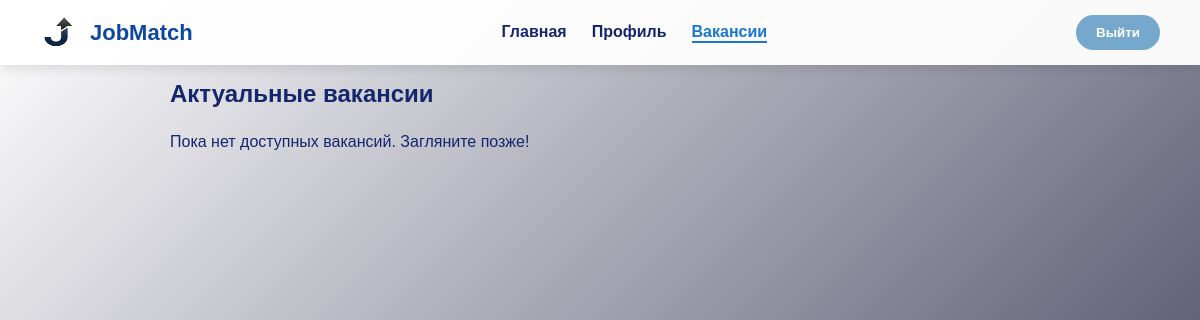
The app's page /jobs/, older data.
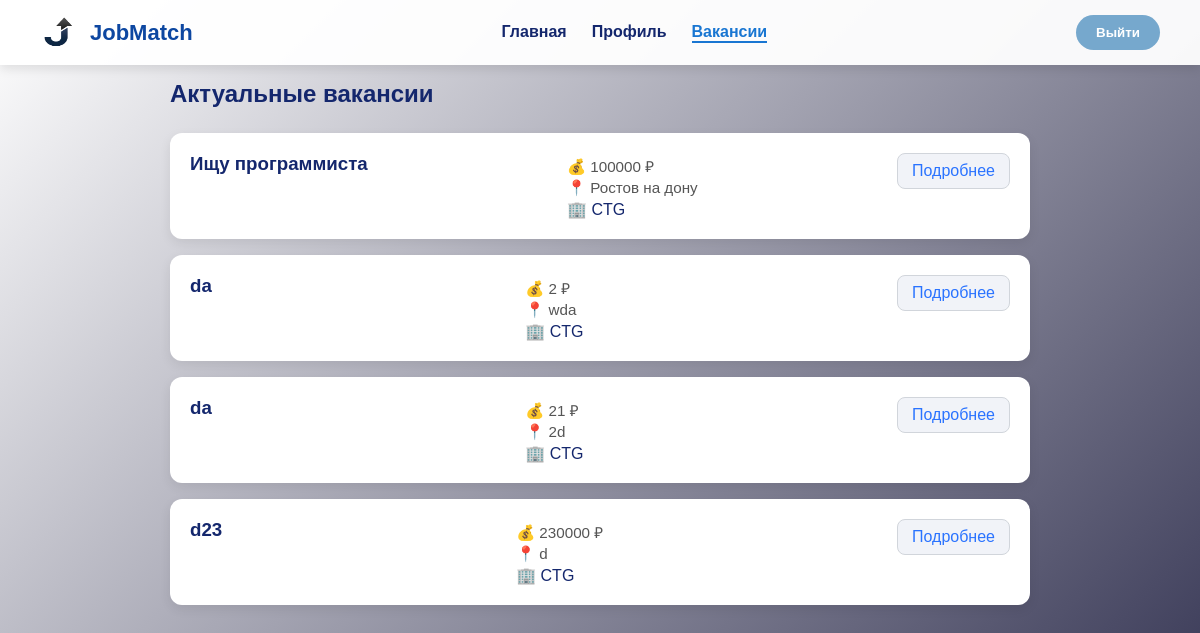
The same page, newer data.
### server/models.py (models this page shows, shortened)
class Jobs(models.Model):
    leader = models.ForeignKey(Leader, on_delete=models.CASCADE, related_name='jobs', null=True)
    title = models.CharField(max_length=255, blank=False)
    description = models.TextField(blank=False)
    location = models.CharField(max_length=255, blank=False)
    salary = models.IntegerField(blank=False)
    created_at = models.DateTimeField(auto_now_add=True)
    updated_at = models.DateTimeField(auto_now=True)

class Leader(models.Model):
    name = models.CharField(max_length=50, blank=False)
    email = models.CharField(max_length=50, blank=False, unique=True)
    company = models.CharField(max_length=50, blank=False)
    city = models.CharField(max_length=50, blank=False)
    password = models.CharField(max_length=128, blank=False)
    is_banned = models.BooleanField(default=False)
    ban_reason = models.TextField(blank=True, null=True, verbose_name="Причина блокировки")
    ban_until = models.DateTimeField(blank=True, null=True, verbose_name="Дата окончания блокировки")

### server/views.py (the view)
# urls.py: path('jobs/', JobListView.as_view(), name='job_list'),
class JobListView(View):
    def get(self, request):
        jobs = Jobs.objects.all().order_by("-created_at")
        return render(request, "job_list.html", {"jobs": jobs})

### server/templates/job_list.html (shortened to what this page needs)
{% load static %}
<!DOCTYPE html>
<html lang="ru">
<head>
    <link rel="stylesheet" href="{% static 'css/vacan.css' %}">
</head>
<body>
    <header class="header">
        <a href="{% url 'candidate_home' %}" class="logo">
            <img src="{% static 'png/logo.png' %}" alt="Logo" class="logo-img">
            <span class="logo-text">JobMatch</span>
        </a>
        <nav class="nav">
            <a href="{% url 'candidate_home' %}" class="nav-link">Главная</a>
            <a href="{% url 'profile_candidate' %}" class="nav-link">Профиль</a>
            <a href="{% url "job_list" %}" class="nav-link active">Вакансии</a>
        </nav>
        <button class="logout-btn" onclick="window.location.href='{% url 'logout' %}'">Выйти</button>
    </header>
    <main class="main-content">
        <h2 class="jobs-header">Актуальные вакансии</h2>
        <div class="jobs-list">
            {% for job in jobs %}
                <div class="job-card">
                    <h3>{{ job.title }}</h3>
                    <div class="job-info">
                        <p class="job-salary">
                            <span class="icon">💰</span> {{ job.salary }} ₽
                        </p>
                        <p class="job-location">
                            <span class="icon">📍</span> {{ job.location }}
                        </p>
                        <p class="meta-item company">
                            <span class="icon">🏢</span> {{ job.leader.company }}
                        </p>
                    </div>
                    <a href="{% url 'job_detail' job.id %}" class="view-btn">
                        Подробнее
                    </a>
                </div>
            {% empty %}
                <p class="empty-message">Пока нет доступных вакансий. Загляните позже!</p>
            {% endfor %}
        </div>
    </main>
</body>
</html>

Row changes from the older to the newer data that the page shows:
added Jobs: title "Ищу программиста", salary "100000", location "Ростов на дону", leader.company "CTG"
added Jobs: title "da", salary "2", location "wda", leader.company "CTG"
added Jobs: title "da", salary "21", location "2d", leader.company "CTG"
added Jobs: title "d23", salary "230000", location "d", leader.company "CTG"
Text that changed along with them:
text no longer shown: "Пока нет доступных вакансий. Загляните позже!"
